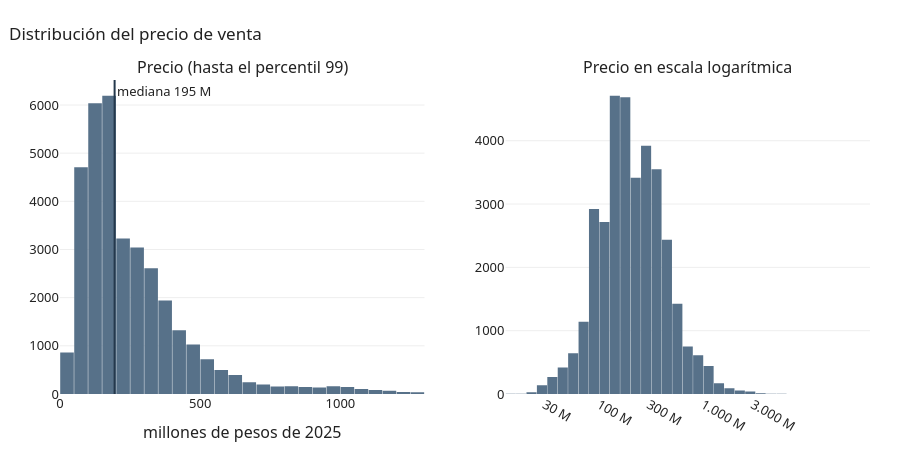

The notebook cell this image was saved under:
### Code cell
p = viv.precio_M
fig = make_subplots(1, 2, subplot_titles=("Precio (hasta el percentil 99)", "Precio en escala logarítmica"))
fig.add_histogram(x=p[p <= p.quantile(0.99)], nbinsx=60, marker_color=PRINCIPAL, row=1, col=1,
                  hovertemplate="%{x} M: %{y} ventas<extra></extra>")
fig.add_vline(x=p.median(), line_color=OSCURO, line_width=2, row=1, col=1,
              annotation_text=f"mediana {p.median():,.0f} M")
fig.add_histogram(x=np.log10(viv.precio_real), nbinsx=60, marker_color=PRINCIPAL, row=1, col=2,
                  hovertemplate="%{y} ventas<extra></extra>")
marcas = [1e7, 3e7, 1e8, 3e8, 1e9, 3e9]
fig.update_xaxes(tickvals=np.log10(marcas), ticktext=["10 M", "30 M", "100 M", "300 M", "1.000 M", "3.000 M"], row=1, col=2)
fig.update_xaxes(title_text="millones de pesos de 2025", row=1, col=1)
fig.update_layout(showlegend=False, bargap=0.03)
mostrar(fig, "Distribución del precio de venta")

viv[["precio_real", "area", "precio_m2_real"]].describe(percentiles=[.05, .25, .5, .75, .95]).T

### Figure 1 — Plotly figure (JSON) as saved in the notebook; plotly's stock layout.template omitted (floating-point values rounded to 4 significant figures; data arrays with more than 128 entries replaced by an {"elided": "..."} marker saying what was removed)
{"data": [{"hovertemplate": "%{x} M: %{y} ventas<extra></extra>", "marker": {"color": "#577189"}, "nbinsx": 60, "type": "histogram", "x": {"elided": "34261 float values"}, "xaxis": "x", "yaxis": "y"}, {"hovertemplate": "%{y} ventas<extra></extra>", "marker": {"color": "#577189"}, "nbinsx": 60, "type": "histogram", "x": {"elided": "34606 float values"}, "xaxis": "x2", "yaxis": "y2"}], "layout": {"annotations": [{"font": {"size": 16}, "showarrow": false, "text": "Precio (hasta el percentil 99)", "x": 0.225, "xanchor": "center", "xref": "paper", "y": 1.0, "yanchor": "bottom", "yref": "paper"}, {"font": {"size": 16}, "showarrow": false, "text": "Precio en escala logarítmica", "x": 0.775, "xanchor": "center", "xref": "paper", "y": 1.0, "yanchor": "bottom", "yref": "paper"}, {"showarrow": false, "text": "mediana 195 M", "x": 194.8, "xanchor": "left", "xref": "x", "y": 1, "yanchor": "top", "yref": "y domain"}], "bargap": 0.03, "height": 450, "shapes": [{"line": {"color": "#24384C", "width": 2}, "type": "line", "x0": 194.8, "x1": 194.8, "xref": "x", "y0": 0, "y1": 1, "yref": "y domain"}], "showlegend": false, "title": {"text": "Distribución del precio de venta"}, "xaxis": {"anchor": "y", "domain": [0.0, 0.45], "title": {"text": "millones de pesos de 2025"}}, "xaxis2": {"anchor": "y2", "domain": [0.55, 1.0], "ticktext": ["10 M", "30 M", "100 M", "300 M", "1.000 M", "3.000 M"], "tickvals": [7.0, 7.477, 8.0, 8.477, 9.0, 9.477]}, "yaxis": {"anchor": "x", "domain": [0.0, 1.0]}, "yaxis2": {"anchor": "x2", "domain": [0.0, 1.0]}}}
